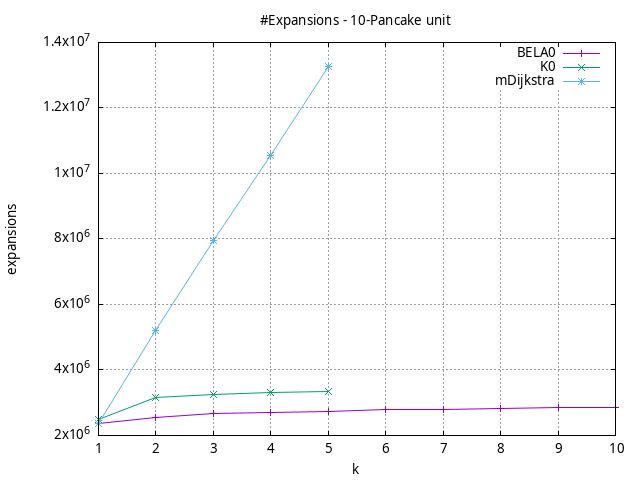

Write the gnuplot code that produced this figure.
#!/usr/bin/gnuplot
# -*- coding: utf-8 -*-
#
# results/n-pancake/unit/10/10pancake.brute-force.expansions.gnuplot
#
# Started on 04/09/2024 14:20:55
# Author: Carlos Linares López
set grid
set xlabel "k"
set ylabel "expansions"

set title "#Expansions - 10-Pancake unit"

set terminal png enhanced font "Ariel,10"
set output '10pancake.brute-force.expansions.png'

plot "-" title "BELA0"      with linesp, "-" title "K0"      with linesp, "-" title "mDijkstra"      with linesp

	1 2364431.61
	2 2562835.5
	3 2660250.05
	4 2687476.56
	5 2732512.39
	6 2783545.59
	7 2801348.28
	8 2831192.26
	9 2842686.33
	10 2853129.41
end
	1 2492750.01
	2 3168860.61
	3 3253023.22
	4 3313270.05
	5 3331028.25
end
	1 2364431.61
	2 5196491.94
	3 7966378.19
	4 10563943.9
	5 13271017.4
end
